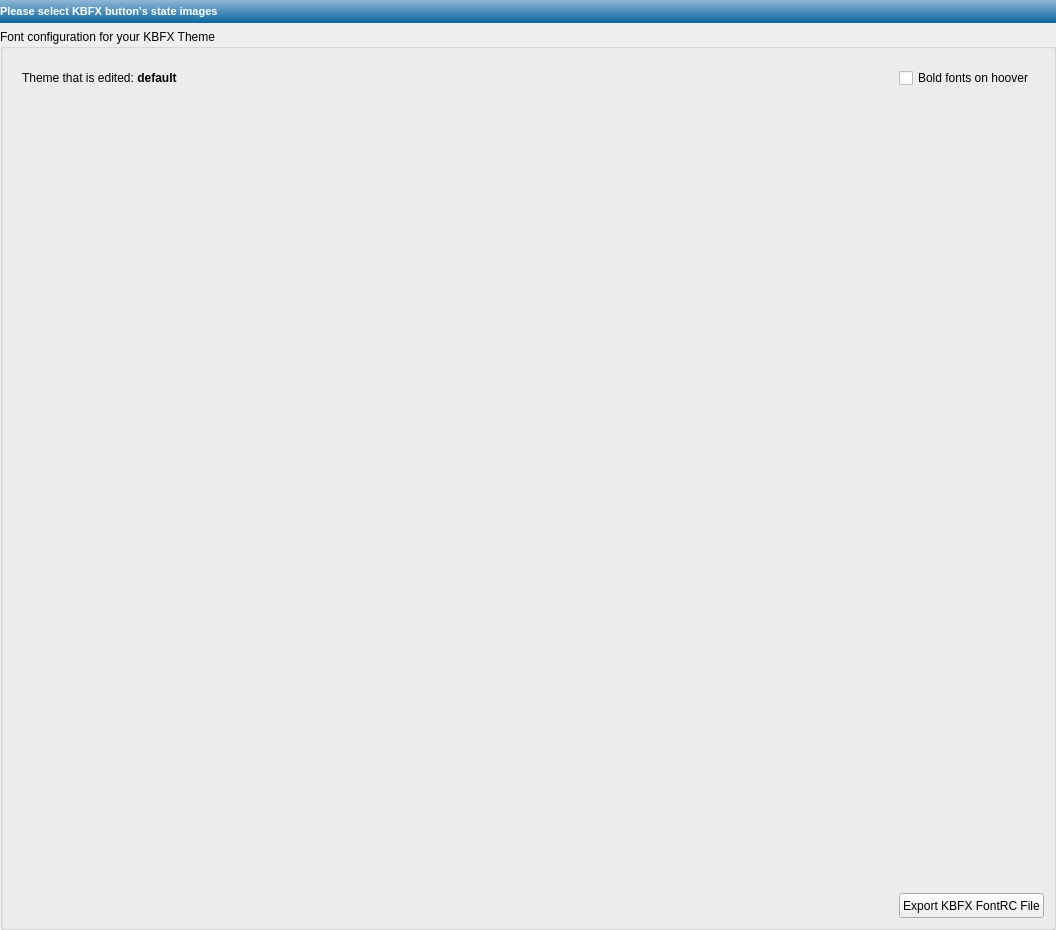
<ui version="4.0" >
 <class>dlgfonts</class>
 <widget class="QWidget" name="dlgfonts" >
  <property name="geometry" >
   <rect>
    <x>0</x>
    <y>0</y>
    <width>1056</width>
    <height>930</height>
   </rect>
  </property>
  <property name="windowTitle" >
   <string>Form</string>
  </property>
  <layout class="QVBoxLayout" name="verticalLayout_3" >
   <property name="margin" >
    <number>0</number>
   </property>
   <item>
    <layout class="QVBoxLayout" name="verticalLayout" >
     <item>
      <widget class="QLabel" name="lbl_menu_top" >
       <property name="sizePolicy" >
        <sizepolicy vsizetype="Maximum" hsizetype="MinimumExpanding" >
         <horstretch>0</horstretch>
         <verstretch>0</verstretch>
        </sizepolicy>
       </property>
       <property name="minimumSize" >
        <size>
         <width>0</width>
         <height>23</height>
        </size>
       </property>
       <property name="maximumSize" >
        <size>
         <width>16777215</width>
         <height>23</height>
        </size>
       </property>
       <property name="styleSheet" >
        <string notr="true" >border-radius: 0px;
border: none;
background-color: qlineargradient(x1: 0, y1: 0, x2: 0, y2: 1, stop: 0 #90b8d7, stop: 1 #0c669d);
color: #ffffff;</string>
       </property>
       <property name="text" >
        <string>&lt;!DOCTYPE HTML PUBLIC "-//W3C//DTD HTML 4.0//EN" "http://www.w3.org/TR/REC-html40/strict.dtd">
&lt;html>&lt;head>&lt;meta name="qrichtext" content="1" />&lt;style type="text/css">
p, li { white-space: pre-wrap; }
&lt;/style>&lt;/head>&lt;body style=" font-family:'MS Shell Dlg 2'; font-size:8.25pt; font-weight:400; font-style:normal;">
&lt;p style=" margin-top:0px; margin-bottom:0px; margin-left:0px; margin-right:0px; -qt-block-indent:0; text-indent:0px; font-size:8pt;">&lt;span style=" font-weight:600;">Please select KBFX button's state images&lt;/span>&lt;/p>&lt;/body>&lt;/html></string>
       </property>
       <property name="margin" >
        <number>5</number>
       </property>
      </widget>
     </item>
     <item>
      <widget class="QGroupBox" name="groupBox" >
       <property name="sizePolicy" >
        <sizepolicy vsizetype="MinimumExpanding" hsizetype="MinimumExpanding" >
         <horstretch>0</horstretch>
         <verstretch>0</verstretch>
        </sizepolicy>
       </property>
       <property name="title" >
        <string>Font configuration for your KBFX Theme</string>
       </property>
       <property name="alignment" >
        <set>Qt::AlignLeading|Qt::AlignLeft|Qt::AlignTop</set>
       </property>
       <layout class="QVBoxLayout" name="verticalLayout_2" >
        <item>
         <layout class="QHBoxLayout" name="horizontalLayout_2" >
          <property name="margin" >
           <number>10</number>
          </property>
          <item>
           <widget class="QLabel" name="label" >
            <property name="sizePolicy" >
             <sizepolicy vsizetype="Preferred" hsizetype="Preferred" >
              <horstretch>0</horstretch>
              <verstretch>0</verstretch>
             </sizepolicy>
            </property>
            <property name="minimumSize" >
             <size>
              <width>0</width>
              <height>0</height>
             </size>
            </property>
            <property name="maximumSize" >
             <size>
              <width>16777215</width>
              <height>16777215</height>
             </size>
            </property>
            <property name="text" >
             <string>Theme that is edited: &lt;b>default&lt;/b></string>
            </property>
           </widget>
          </item>
          <item>
           <spacer name="horizontalSpacer_2" >
            <property name="orientation" >
             <enum>Qt::Horizontal</enum>
            </property>
            <property name="sizeHint" stdset="0" >
             <size>
              <width>40</width>
              <height>20</height>
             </size>
            </property>
           </spacer>
          </item>
          <item>
           <widget class="QCheckBox" name="checkBox" >
            <property name="sizePolicy" >
             <sizepolicy vsizetype="Fixed" hsizetype="Minimum" >
              <horstretch>0</horstretch>
              <verstretch>0</verstretch>
             </sizepolicy>
            </property>
            <property name="text" >
             <string>Bold fonts on hoover</string>
            </property>
           </widget>
          </item>
         </layout>
        </item>
        <item>
         <spacer name="verticalSpacer" >
          <property name="orientation" >
           <enum>Qt::Vertical</enum>
          </property>
          <property name="sizeHint" stdset="0" >
           <size>
            <width>20</width>
            <height>40</height>
           </size>
          </property>
         </spacer>
        </item>
        <item>
         <layout class="QHBoxLayout" name="horizontalLayout" >
          <item>
           <spacer name="horizontalSpacer" >
            <property name="orientation" >
             <enum>Qt::Horizontal</enum>
            </property>
            <property name="sizeHint" stdset="0" >
             <size>
              <width>40</width>
              <height>20</height>
             </size>
            </property>
           </spacer>
          </item>
          <item>
           <widget class="QPushButton" name="pushButton" >
            <property name="sizePolicy" >
             <sizepolicy vsizetype="Preferred" hsizetype="Maximum" >
              <horstretch>0</horstretch>
              <verstretch>0</verstretch>
             </sizepolicy>
            </property>
            <property name="minimumSize" >
             <size>
              <width>75</width>
              <height>25</height>
             </size>
            </property>
            <property name="maximumSize" >
             <size>
              <width>16777215</width>
              <height>25</height>
             </size>
            </property>
            <property name="text" >
             <string>Export KBFX FontRC File</string>
            </property>
           </widget>
          </item>
         </layout>
        </item>
       </layout>
      </widget>
     </item>
    </layout>
   </item>
  </layout>
 </widget>
 <resources/>
 <connections/>
</ui>
